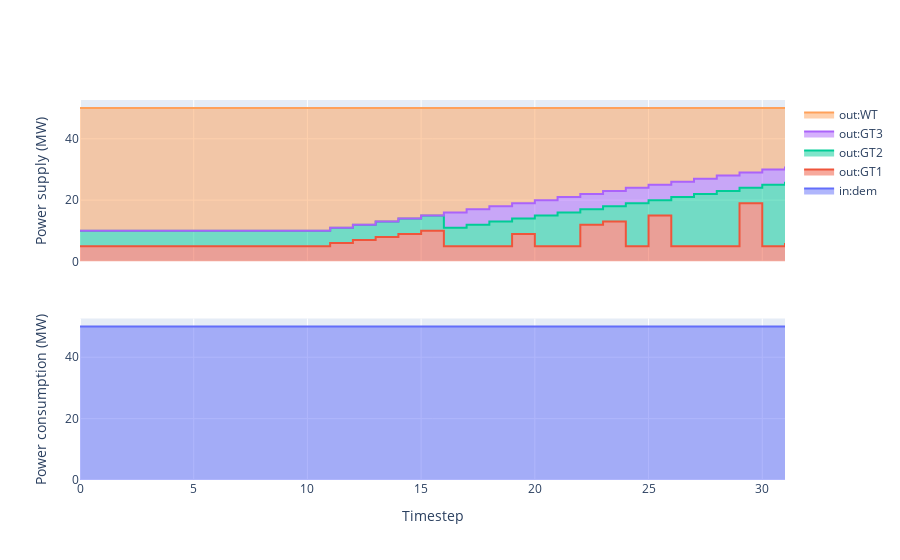

The notebook cell saved with this chart:
### Code cell
fig=plots.plot_SumPowerMix(mc,carrier="el")

### Figure 1 — Plotly figure (JSON) as saved in the notebook; plotly's stock layout.template omitted (floating-point values rounded to 4 significant figures)
{"data": [{"legendgroup": "dem", "line": {"shape": "hv"}, "name": "in:dem", "stackgroup": "in", "type": "scatter", "xaxis": "x2", "y": [50, 50, 50, 50, 50, 50, 50, 50, 50, 50, 50, 50, 50, 50, 50, 50, 50, 50, 50, 50, 50, 50, 50, 50, 50, 50, 50, 50, 50, 50, 50, 50], "yaxis": "y2"}, {"legendgroup": "GT1", "line": {"shape": "hv"}, "name": "out:GT1", "stackgroup": "out", "type": "scatter", "xaxis": "x", "y": [5, 5, 5, 5, 5, 5, 5, 5, 5, 5, 5, 6, 7, 8, 9, 10, 5, 5, 5, 9, 5, 5, 12, 13, 5, 15, 5, 5, 5, 19, 5, 6], "yaxis": "y"}, {"legendgroup": "GT2", "line": {"shape": "hv"}, "name": "out:GT2", "stackgroup": "out", "type": "scatter", "xaxis": "x", "y": [5, 5, 5, 5, 5, 5, 5, 5, 5, 5, 5, 5, 5, 5, 5, 5, 6, 7, 8, 5, 10, 11, 5, 5, 14, 5, 16, 17, 18, 5, 20, 20], "yaxis": "y"}, {"legendgroup": "GT3", "line": {"shape": "hv"}, "name": "out:GT3", "stackgroup": "out", "type": "scatter", "xaxis": "x", "y": [0, 0, 0, 0, 0, 0, 0, 0, 0, 0, 0, 0, 0, 0, 0, 0, 5, 5, 5, 5, 5, 5, 5, 5, 5, 5, 5, 5, 5, 5, 5, 5], "yaxis": "y"}, {"legendgroup": "WT", "line": {"shape": "hv"}, "name": "out:WT", "stackgroup": "out", "type": "scatter", "xaxis": "x", "y": [40, 40, 40, 40, 40, 40, 40, 40, 40, 40, 40, 39, 38, 37, 36, 35, 34, 33, 32, 31, 30, 29, 28, 27, 26, 25, 24, 23, 22, 21, 20, 19], "yaxis": "y"}], "layout": {"autosize": true, "legend": {"traceorder": "reversed"}, "xaxis": {"anchor": "y", "autorange": true, "domain": [0, 1], "matches": "x2", "range": [0, 31], "showticklabels": false, "title": {"text": ""}}, "xaxis2": {"anchor": "y2", "autorange": true, "domain": [0, 1], "range": [0, 31], "title": {"text": "Timestep"}}, "yaxis": {"anchor": "x", "autorange": true, "domain": [0.575, 1], "range": [0, 52.63], "title": {"text": "Power supply (MW)"}, "type": "linear"}, "yaxis2": {"anchor": "x2", "autorange": true, "domain": [0, 0.425], "range": [0, 52.63], "title": {"text": "Power consumption (MW)"}, "type": "linear"}}}
